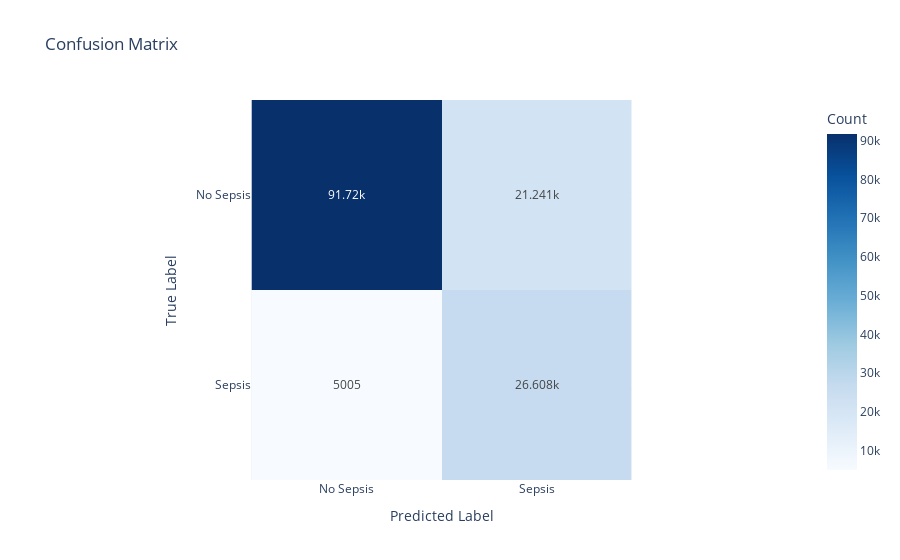

Write notebook code for a chart like this one.
### Markdown cell above
## Confusion matrix

### Code cell
# Step 2: Plot the Confusion Matrix with Plotly
conf_matrix = confusion_matrix(y_test, y_pred)
fig_conf_matrix = px.imshow(
    conf_matrix,
    labels=dict(x="Predicted Label", y="True Label", color="Count"),
    x=['No Sepsis', 'Sepsis'],
    y=['No Sepsis', 'Sepsis'],
    title="Confusion Matrix",
    color_continuous_scale='Blues',
    text_auto=True 
)
fig_conf_matrix.show()

### Figure 1 — Plotly figure (JSON) as saved in the notebook; plotly's stock layout.template omitted (floating-point values rounded to 4 significant figures)
{"data": [{"coloraxis": "coloraxis", "hovertemplate": "Predicted Label: %{x}<br>True Label: %{y}<br>Count: %{z}<extra></extra>", "name": "0", "texttemplate": "%{z}", "type": "heatmap", "x": ["No Sepsis", "Sepsis"], "xaxis": "x", "y": ["No Sepsis", "Sepsis"], "yaxis": "y", "z": [[91720, 21241], [5005, 26608]]}], "layout": {"coloraxis": {"colorbar": {"title": {"text": "Count"}}, "colorscale": [[0, "rgb(247,251,255)"], [0.125, "rgb(222,235,247)"], [0.25, "rgb(198,219,239)"], [0.375, "rgb(158,202,225)"], [0.5, "rgb(107,174,214)"], [0.625, "rgb(66,146,198)"], [0.75, "rgb(33,113,181)"], [0.875, "rgb(8,81,156)"], [1, "rgb(8,48,107)"]]}, "title": {"text": "Confusion Matrix"}, "xaxis": {"anchor": "y", "constrain": "domain", "domain": [0, 1], "scaleanchor": "y", "title": {"text": "Predicted Label"}}, "yaxis": {"anchor": "x", "autorange": "reversed", "constrain": "domain", "domain": [0, 1], "title": {"text": "True Label"}}}}
